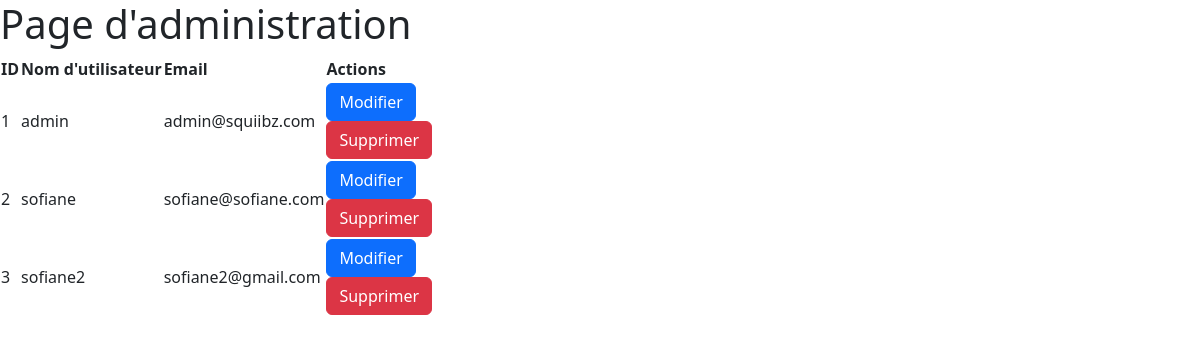
The page /admin (signed in) on the database its author committed.
### app.py (models this page shows)
class User(db.Model, UserMixin):
    id = db.Column(db.Integer, primary_key=True)
    username = db.Column(db.String(50), nullable=False, unique=True)
    email = db.Column(db.String(255), nullable=False, unique=True)
    password = db.Column(db.String(255), nullable=False)
    is_admin = db.Column(db.Boolean, nullable=False, default=False)

### app.py (the view)
@app.route('/admin')
def admin():
    if not current_user.is_authenticated or not current_user.is_admin:
        abort(403)  # Accès refusé
    users = User.query.all()
    return render_template('admin.html', users=users)

### app.py (called while the page is built)
@login_manager.user_loader
def load_user(user_id):
    return db.session.get(User, int(user_id))

### templates/admin.html (shortened to what this page needs)
{% extends "base.html" %}
{% block content %}
    <h1>Page d'administration</h1>
    <table>
        <thead>
            <tr>
                <th>ID</th>
                <th>Nom d'utilisateur</th>
                <th>Email</th>
                <th>Actions</th>
            </tr>
        </thead>
        <tbody>
            {% for user in users %}
                <tr>
                    <td>{{ user.id }}</td>
                    <td>{{ user.username }}</td>
                    <td>{{ user.email }}</td>
                    <td>
                       <a href="{{ url_for('edit_user', user_id=user.id) }}" class="btn btn-primary">Modifier</a>
                        <form method="POST" action="{{ url_for('delete_user', user_id=user.id) }}" onsubmit="return confirm('Êtes-vous sûr de vouloir supprimer cet utilisateur ?');">
                            <button type="submit" class="btn btn-danger">Supprimer</button>
                        </form>
                    </td>
                </tr>
            {% endfor %}
        </tbody>
    </table>
{% endblock %}

### rows shown on the page
User: id "1", username "admin", email "admin@squiibz.com"
User: id "2", username "sofiane", email "sofiane@sofiane.com"
User: id "3", username "sofiane2", email "sofiane2@gmail.com"
